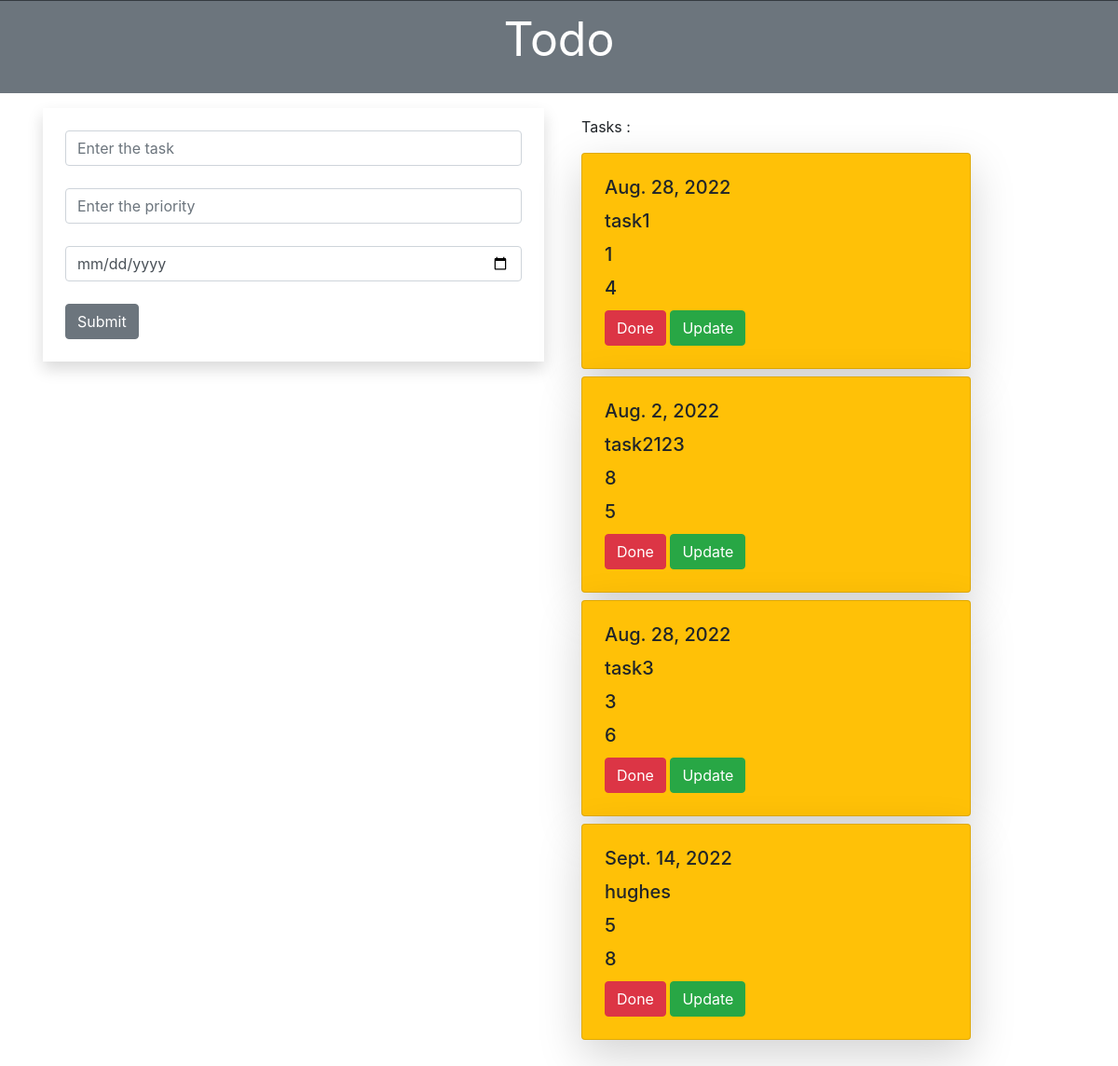
The page / on the database its author committed.
### todoapp/models.py (models this page shows, shortened)
class Task(models.Model):
    t_name=models.CharField(max_length=300)
    t_priority=models.IntegerField()
    t_date=models.DateField()

### todoapp/views.py (the view, shortened to what this page needs)
# urls.py: path('',views.index,name="index"),
def index(request):
    task1=Task.objects.all()
    return  render(request,'index.html',{'task':task1})

### templates/index.html (shortened to what this page needs)
{% extends 'base.html' %}
{% block body %}
<div class="container">
    <div class="row">
        <div class="col-md-6 p-3">
            <div class="mb-3 shadow p-4 bg-white">
<form method="post">
                    <input type="text" class="form-control" name="name" placeholder="Enter the task"><br>
                  <input class="form-control mb-4" type="number" name="priority" placeholder="Enter the priority">
                    <input type="date" class="form-control mb-4" name="date" placeholder="Enter the date">
<input class="btn btn-secondary" type="submit">
</form>
</div>
            </div>
        <div class="col-md-6 p-4 " >
            <p>Tasks :</p>
            {% for i in task %}
            <div class="card shadow-lg p-1 mb-2 bg-warning rounded " style="width: 80%;">
  <div class="card-body">
      <h5 class="card-title">{{i.t_date}}</h5>
    <h5 class="card-title">{{i.t_name}}</h5>
      <h5 class="card-title">{{i.t_priority}}</h5>
      <h5 class="card-title">{{i.id}}</h5>
     <a href="{% url 'delete' i.id %}" class="btn btn-danger">Done</a>
      <a href="{% url 'update' i.id %}" class="btn btn-success">Update</a>
  </div>
</div>
            {% endfor %}
        </div>
        </div>
    </div>
{% endblock %}

### templates/base.html (shortened to what this page needs)
{% load static %}
<!DOCTYPE html>
<html lang="en">
<head>
    <link rel="stylesheet" href="https://cdn.jsdelivr.net/npm/bootstrap@5.2.0/dist/css/bootstrap.min.css">
    <link rel="stylesheet" href="https://cdn.jsdelivr.net/npm/bootstrap@4.0.0/dist/css/bootstrap.min.css">
    <link rel="stylesheet" href="{% static 'style.css' %}">
</head>
<body >
<div class="container-fluid">
    <div class="row">
      <div class=" p-1 bg-secondary border-top border-dark">
         <p class="text-monospace text-center text-white he">Todo</p>
      </div>
    </div>
</div>
<div >
    {% block body %}
{% endblock %}
</div>
</body>
</html>

### static/style.css (style rules this page uses)
.he { font-size:50px; }

### rows shown on the page
Task: t_date "Aug. 28, 2022", t_name "task1", t_priority "1", id "4"
Task: t_date "Aug. 2, 2022", t_name "task2123", t_priority "8", id "5"
Task: t_date "Aug. 28, 2022", t_name "task3", t_priority "3", id "6"
Task: t_date "Sept. 14, 2022", t_name "hughes", t_priority "5", id "8"
